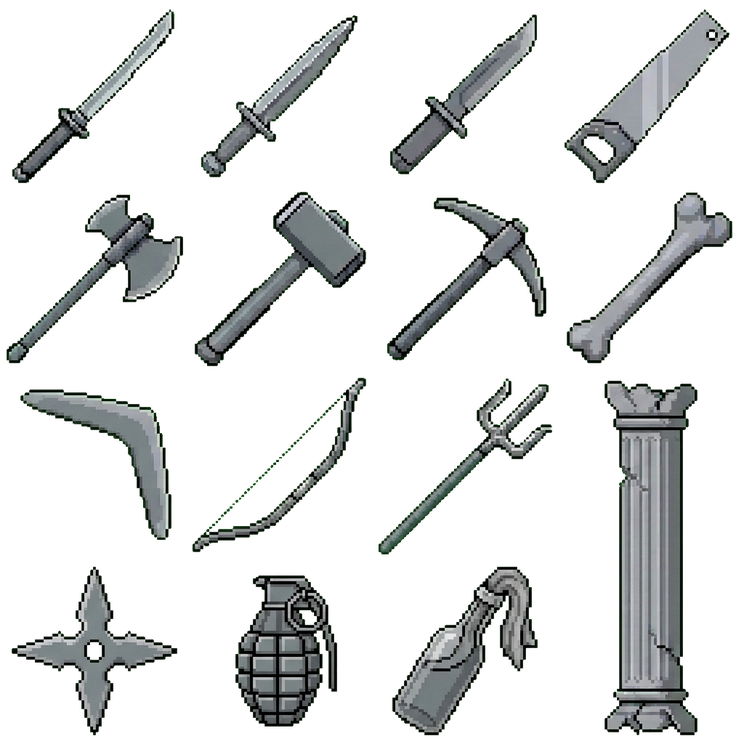
#> input picture assets/greybox-weapons.png, 744 x 744 px, shrunk from 1024 x 1024 before the run, found by its file name
$ python cut_weapons.py
#> lines starting #> are read from the running program, lines starting #| are printed output that depends on the picture
import os
import glob
from PIL import Image

BASE_DIR = os.path.dirname(os.path.abspath(__file__))
CHARS = ["empereur", "frankenstein", "general", "hazmat", "momie", "samourai", "zeus"]
WEAPONS = [
    (0, "epee", 0), (1, "dague", 1), (2, "couteau", 2), (3, "scie", 3),
    (4, "hache", 4), (5, "marteau", 5), (6, "pioche", 6), (7, "os", 7),
    (8, "boomerang", 8), (9, "arc", 9), (10, "trident", 10), (11, "pilier", 11),
    (12, "shuriken", 12), (13, "grenade", 13), (14, "molotov", 14)
]

os.makedirs(os.path.join(BASE_DIR, "assets", "weapons_cut"), exist_ok=True)

def slice_sheet(src_path, out_dir):
#> called with out_dir = 'tools/assets/weapons_cut/human/skin-1'
    img = Image.open(src_path).convert("RGBA")
#> img is the input picture: PIL image 744x744 RGBA; mean R, G, B, A 22.2, 23.9, 23.6, 54.5
    tile_w = img.width // 4
#> tile_w = 186
    tile_h = img.height // 4
#> tile_h = 186
    os.makedirs(out_dir, exist_ok=True)
    for wid, name, cell in WEAPONS:
        x = (cell % 4) * tile_w
        y = (cell // 4) * tile_h
        h = tile_h * 2 if wid == 11 else tile_h
        crop = img.crop((x, y, x + tile_w, y + h))
        crop.save(os.path.join(out_dir, f"wpn-{wid}-{name}.png"))
#> this loop made 15 passes
#> pass 1, in slice_sheet, `crop = img.crop((x, y, x + tile_w, y + h))`:
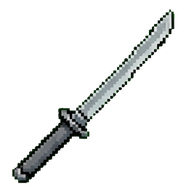
#> crop: PIL image 186x186 RGBA; mean R, G, B, A 13.1, 14.4, 13.9, 31.5; transparent parts drawn white
#> pass 2, in slice_sheet, `crop = img.crop((x, y, x + tile_w, y + h))`:
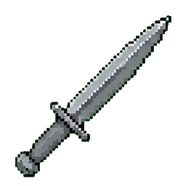
#> crop: PIL image 186x186 RGBA; mean R, G, B, A 16.2, 17.6, 17.3, 37.9; transparent parts drawn white
#> pass 3, in slice_sheet, `crop = img.crop((x, y, x + tile_w, y + h))`:
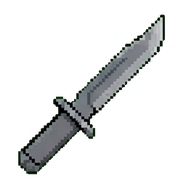
#> crop: PIL image 186x186 RGBA; mean R, G, B, A 16.2, 17.4, 17.3, 41.2; transparent parts drawn white
#> after the loop:
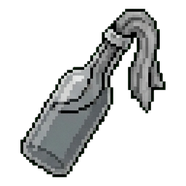
#> crop: PIL image 186x186 RGBA; mean R, G, B, A 31.5, 32.8, 32.6, 76.1; transparent parts drawn white

for c in CHARS:
    folders = [c, "samouraï"] if c == "samourai" else [c]
    files = []
    for folder in folders:
        files.extend(glob.glob(os.path.join(BASE_DIR, "assets", "characters", folder, "weapons", "*.png")))
    files = sorted(set(files))
    print(f"[{c}] fichiers trouvés : {files}")
    for src in files:
        base = os.path.basename(src)
        digits = "".join(ch for ch in base if ch.isdigit())
        skin_num = digits if digits else "1"
        out_dir = os.path.join(BASE_DIR, "assets", "weapons_cut", c, f"skin-{skin_num}")
        slice_sheet(src, out_dir)

greybox_src = os.path.join(BASE_DIR, "assets", "weapons_cut", "greybox-weapons.png")
if os.path.exists(greybox_src):
    for fb_char in ["human", "inversebrah"]:
        out_dir = os.path.join(BASE_DIR, "assets", "weapons_cut", fb_char, "skin-1")
        slice_sheet(greybox_src, out_dir)
        print(f"[{fb_char}] fallback greybox découpé dans {out_dir}")

print("Découpe terminée dans assets/weapons_cut/<personnage>/skin-X/ !")
